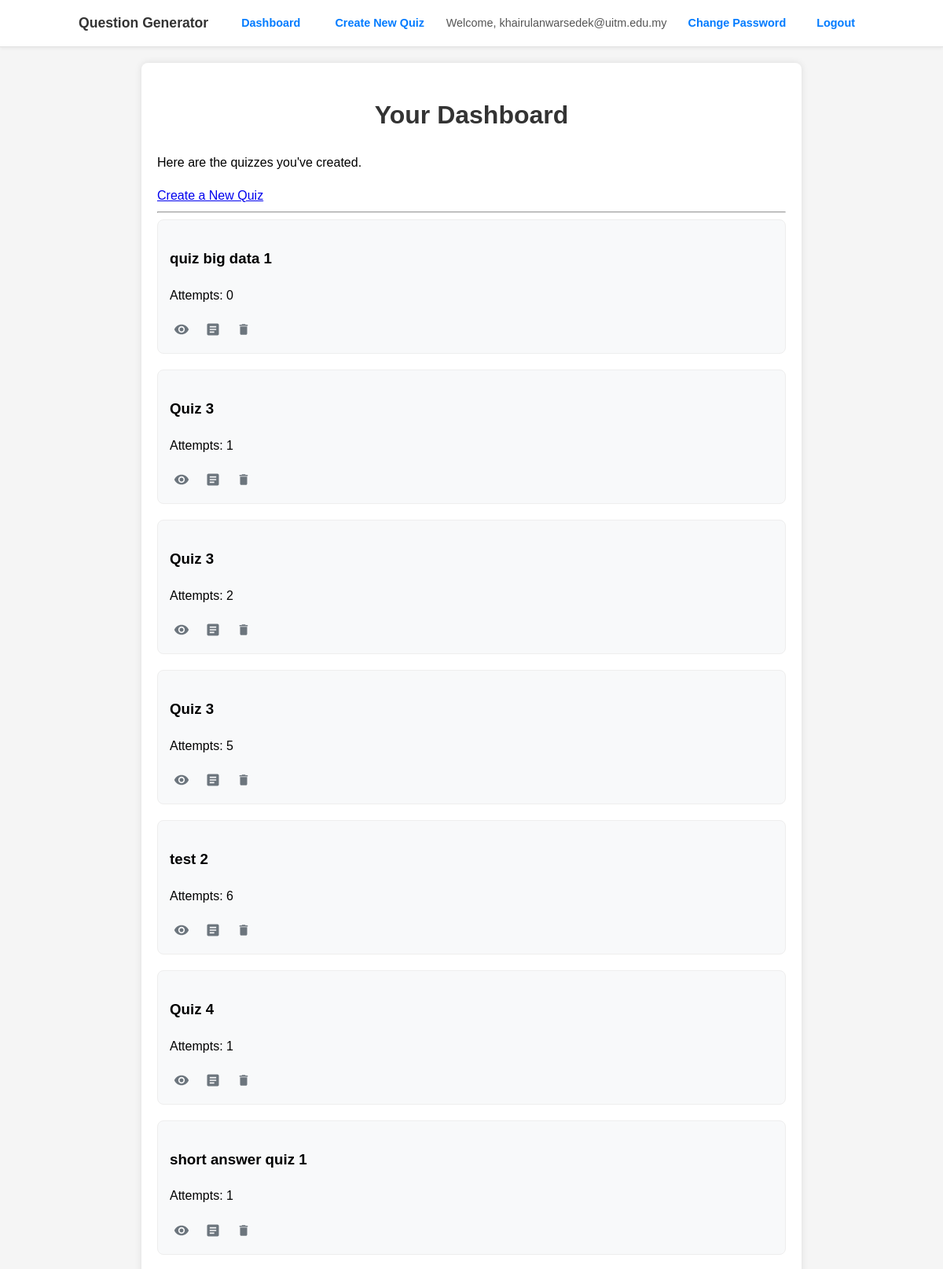
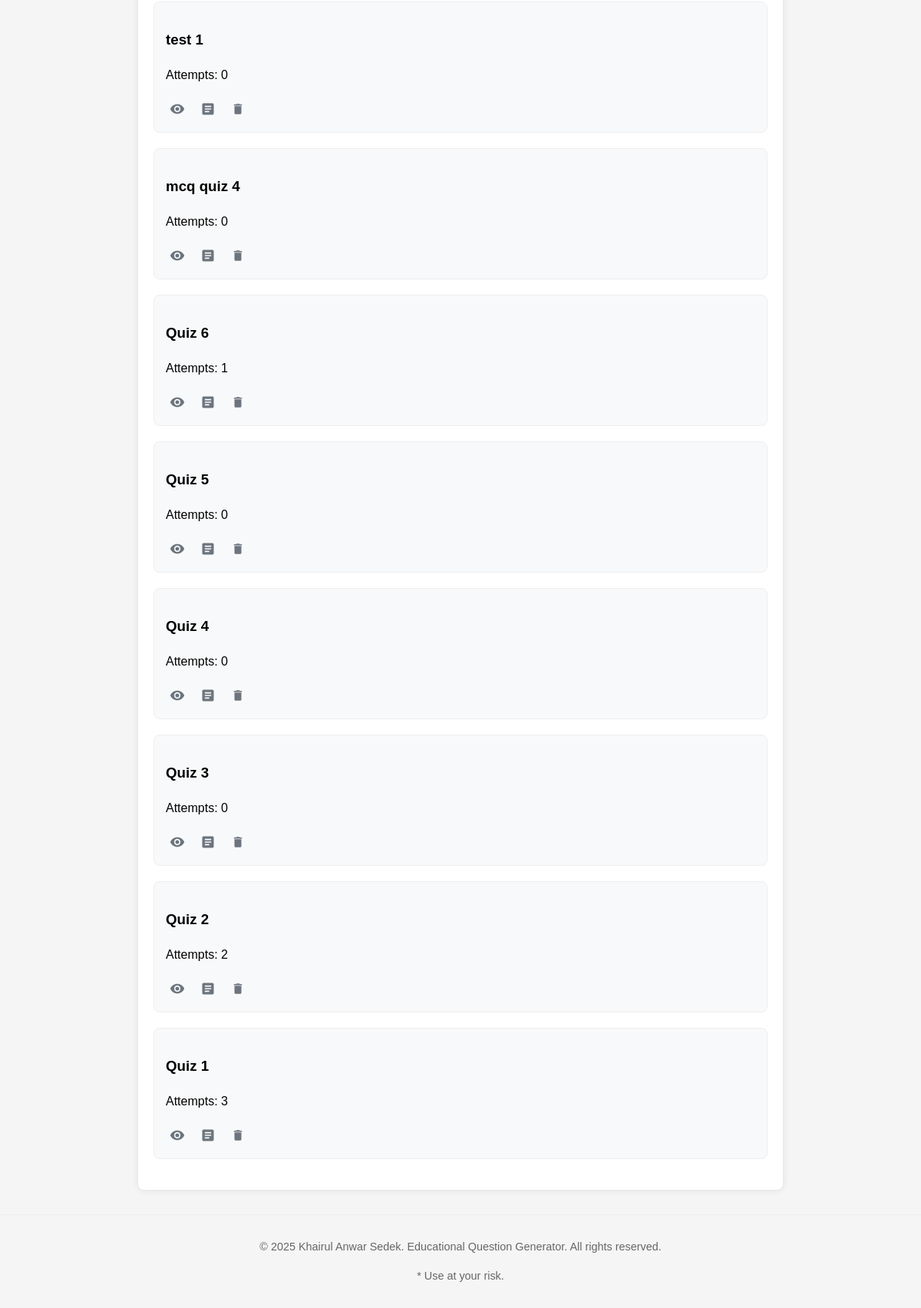
Screenshot of / (signed in) with the database file from the repository (2 pictures, top to bottom).
### app.py (models this page shows, shortened)
class User(UserMixin, db.Model):
    id = db.Column(db.Integer, primary_key=True)
    username = db.Column(db.String(150), unique=True, nullable=False)
    password_hash = db.Column(db.String(128))
    quizzes = db.relationship('Quiz', backref='creator', lazy=True)

class Quiz(db.Model):
    id = db.Column(db.Integer, primary_key=True)
    public_id = db.Column(db.String(36), unique=True, nullable=False, default=lambda: str(uuid.uuid4()))
    title = db.Column(db.String(100))
    user_id = db.Column(db.Integer, db.ForeignKey('user.id'), nullable=False)
    analysis_text = db.Column(db.Text, nullable=True) # Ensure this line is present
    questions = db.relationship('Question', backref='quiz', cascade="all, delete-orphan")

### app.py (the view)
@app.route('/')
@login_required
def index():
    quizzes = Quiz.query.options(db.joinedload(Quiz.attempts)).filter_by(user_id=current_user.id).order_by(Quiz.id.desc()).all()
    csrf_token = generate_csrf()
    return render_template('dashboard.html', quizzes=quizzes, csrf_token=csrf_token)

### app.py (called while the page is built)
@login_manager.user_loader
def load_user(user_id):
    return db.session.get(User, int(user_id))

### templates/dashboard.html (shortened to what this page needs)
{% extends "base.html" %}
{% block content %}
<h1>Your Dashboard</h1>
<p>Here are the quizzes you've created.</p>
<a href="{{ url_for('create_quiz') }}" class="btn">Create a New Quiz</a>
<hr>
{% if quizzes %}
    {% for quiz in quizzes %}
        <div class="question-card">
            <h3>{{ quiz.title }}</h3>
            <p>Attempts: {{ quiz.attempts|length }}</p>
           <div class="quiz-actions">
                <a href="{{ url_for('view_quiz', public_id=quiz.public_id) }}" class="btn-action-icon" title="View/Share Quiz">
                    <svg xmlns="http://www.w3.org/2000/svg" viewBox="0 0 24 24" fill="currentColor">
                        <path d="M12 4.5C7 4.5 2.73 7.61 1 12c1.73 4.39 6 7.5 11 7.5s9.27-3.11 11-7.5c-1.73-4.39-6-7.5-11-7.5zM12 17c-2.76 0-5-2.24-5-5s2.24-5 5-5 5 2.24 5 5-2.24 5-5 5zm0-8c-1.66 0-3 1.34-3 3s1.34 3 3 3 3-1.34 3-3-1.34-3-3-3z"/>
                    </svg>
                </a>
                <a href="{{ url_for('view_attempts', public_id=quiz.public_id) }}" class="btn-action-icon" title="View Attempts">
                    <svg xmlns="http://www.w3.org/2000/svg" viewBox="0 0 24 24" fill="currentColor">
                        <path d="M19 3H5c-1.1 0-2 .9-2 2v14c0 1.1.9 2 2 2h14c1.1 0 2-.9 2-2V5c0-1.1-.9-2-2-2zm-5 14H7v-2h7v2zm3-4H7v-2h10v2zm0-4H7V7h10v2z"/>
                    </svg>
                </a>
                <form action="{{ url_for('delete_quiz', public_id=quiz.public_id) }}" method="POST" onsubmit="return confirm('Are you sure you want to delete this quiz permanently?');" style="display: inline;">
                    <button type="submit" class="btn-delete-icon" title="Delete Quiz">
                        <svg xmlns="http://www.w3.org/2000/svg" viewBox="0 0 24 24" fill="currentColor" width="18" height="18">
                            <path d="M6 19c0 1.1.9 2 2 2h8c1.1 0 2-.9 2-2V7H6v12zM19 4h-3.5l-1-1h-5l-1 1H5v2h14V4z"/>
                        </svg>
                    </button>
                </form>
            </div>
        </div>
    {% endfor %}
{% else %}
    <p>You haven't created any quizzes yet.</p>
{% endif %}
{% endblock %}

### templates/base.html (shortened to what this page needs)
<!DOCTYPE html>
<html lang="en">
<head>
    <link rel="stylesheet" href="{{ url_for('static', filename='styles.css') }}">
</head>
<body>
    <header class="app-header">
        <div class="header-content">
            <div class="header-left">
                <a href="{{ url_for('index') }}" class="site-title">Question Generator</a>
                <nav class="main-nav">
                    {% if current_user.is_authenticated %}
                        <a href="{{ url_for('index') }}" class="nav-link">Dashboard</a>
                        <a href="{{ url_for('create_quiz') }}" class="nav-link">Create New Quiz</a>
                    {% endif %}
                </nav>
            </div>
            <nav class="user-nav">
                {% if current_user.is_authenticated %}
                    <span class="user-name">Welcome, {{ current_user.username }}</span>
                     <a href="{{ url_for('change_password') }}" class="nav-link">Change Password</a>
                    <a href="{{ url_for('logout') }}" class="nav-link">Logout</a>
                {% else %}
                    <a href="{{ url_for('login') }}" class="nav-link">Login</a>
                    <a href="{{ url_for('register') }}" class="nav-link">Register</a>
                {% endif %}
            </nav>
        </div>
    </header>
    <div class="container">
        {% block content %}{% endblock %}
    </div>
    <footer class="app-footer">
        <p>&copy; 2025 Khairul Anwar Sedek. Educational Question Generator. All rights reserved.</p>
        <p>* Use at your risk. </p>
    </footer>
</body>
</html>

### static/styles.css (style rules this page uses)
body { font-family: Arial, sans-serif; line-height: 1.6; margin: 0; padding: 0; background-color: #f5f5f5; }
.container { max-width: 800px; margin: 20px auto; background: white; padding: 20px; border-radius: 8px; box-shadow: 0 0 10px rgba(0,0,0,0.1); }
h1 { color: #333; text-align: center; }
button { background-color: #4CAF50; color: white; padding: 10px 15px; border: none; border-radius: 4px; cursor: pointer; font-size: 16px; width: 100%; }
.app-footer { margin-top: 2rem; padding: 1rem 0; text-align: center; font-size: 0.9rem; color: #666; border-top: 1px solid #eee; }
.question-card { background: #f8f9fa; padding: 15px; margin-bottom: 20px; border: 1px solid #eee; border-radius: 8px; }
.app-header { background-color: #ffffff; padding: 10px 20px; border-bottom: 1px solid #e0e0e0; box-shadow: 0 2px 4px rgba(0,0,0,0.05); }
.header-content { max-width: 1000px; margin: 0 auto; display: flex; justify-content: space-between; align-items: center; }
.header-left { display: flex; align-items: center; gap: 30px; }
.main-nav { display: flex; gap: 20px; }
.site-title { font-weight: bold; font-size: 1.1em; color: #333; text-decoration: none; }
.user-nav { display: flex; align-items: center; gap: 15px; }
.user-name { color: #555; font-size: 0.9em; }
.nav-link { color: #007bff; text-decoration: none; font-size: 0.9em; font-weight: bold; padding: 8px 12px; border-radius: 5px; transition: background-color 0.2s, color 0.2s; }
.btn-delete-icon { background: none; border: none; cursor: pointer; padding: 5px; border-radius: 50%; display: inline-flex; align-items: center; justify-content: center; transition: background-color 0.2s; vertical-align: middle; }
.btn-delete-icon svg { fill: #6c757d; transition: fill 0.2s; }
.quiz-actions { display: flex; align-items: center; gap: 10px; margin-top: 15px; }
.btn-action-icon { display: inline-flex; align-items: center; justify-content: center; padding: 5px; border-radius: 50%; transition: background-color 0.2s; }
.btn-action-icon svg { fill: #6c757d; width: 20px; height: 20px; transition: fill 0.2s; }

### rows the page displays
User: username "khairulanwarsedek@uitm.edu.my"
Quiz: title "quiz big data 1", attempts|length "0"
Quiz: title "Quiz 3", attempts|length "1"
Quiz: title "Quiz 3", attempts|length "2"
Quiz: title "Quiz 3", attempts|length "5"
Quiz: title "test 2", attempts|length "6"
Quiz: title "Quiz 4", attempts|length "1"
Quiz: title "short answer quiz 1", attempts|length "1"
Quiz: title "test 1", attempts|length "0"
Quiz: title "mcq quiz 4", attempts|length "0"
Quiz: title "Quiz 6", attempts|length "1"
Quiz: title "Quiz 5", attempts|length "0"
Quiz: title "Quiz 4", attempts|length "0"
Quiz: title "Quiz 3", attempts|length "0"
Quiz: title "Quiz 2", attempts|length "2"
Quiz: title "Quiz 1", attempts|length "3"
